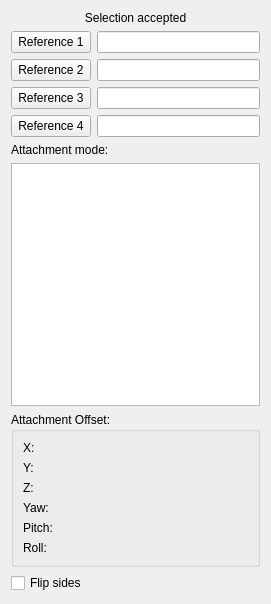
<?xml version="1.0" encoding="UTF-8"?>
<ui version="4.0">
 <class>PartGui::TaskAttacher</class>
 <widget class="QWidget" name="PartGui::TaskAttacher">
  <property name="geometry">
   <rect>
    <x>0</x>
    <y>0</y>
    <width>271</width>
    <height>604</height>
   </rect>
  </property>
  <property name="windowTitle">
   <string>Form</string>
  </property>
  <layout class="QVBoxLayout" name="verticalLayout">
   <item>
    <widget class="QLabel" name="message">
     <property name="text">
      <string>Selection accepted</string>
     </property>
     <property name="alignment">
      <set>Qt::AlignCenter</set>
     </property>
     <property name="wordWrap">
      <bool>true</bool>
     </property>
    </widget>
   </item>
   <item>
    <layout class="QHBoxLayout" name="horizontalLayout_3">
     <item>
      <widget class="QPushButton" name="buttonRef1">
       <property name="text">
        <string>Reference 1</string>
       </property>
       <property name="checkable">
        <bool>true</bool>
       </property>
      </widget>
     </item>
     <item>
      <widget class="QLineEdit" name="lineRef1"/>
     </item>
    </layout>
   </item>
   <item>
    <layout class="QHBoxLayout" name="horizontalLayout_5">
     <item>
      <widget class="QPushButton" name="buttonRef2">
       <property name="text">
        <string>Reference 2</string>
       </property>
       <property name="checkable">
        <bool>true</bool>
       </property>
      </widget>
     </item>
     <item>
      <widget class="QLineEdit" name="lineRef2"/>
     </item>
    </layout>
   </item>
   <item>
    <layout class="QHBoxLayout" name="horizontalLayout_6">
     <item>
      <widget class="QPushButton" name="buttonRef3">
       <property name="text">
        <string>Reference 3</string>
       </property>
       <property name="checkable">
        <bool>true</bool>
       </property>
      </widget>
     </item>
     <item>
      <widget class="QLineEdit" name="lineRef3"/>
     </item>
    </layout>
   </item>
   <item>
    <layout class="QHBoxLayout" name="horizontalLayout_7">
     <item>
      <widget class="QPushButton" name="buttonRef4">
       <property name="text">
        <string>Reference 4</string>
       </property>
       <property name="checkable">
        <bool>true</bool>
       </property>
      </widget>
     </item>
     <item>
      <widget class="QLineEdit" name="lineRef4"/>
     </item>
    </layout>
   </item>
   <item>
    <widget class="QLabel" name="label">
     <property name="text">
      <string>Attachment mode:</string>
     </property>
    </widget>
   </item>
   <item>
    <widget class="QListWidget" name="listOfModes">
     <property name="selectionMode">
      <enum>QAbstractItemView::SingleSelection</enum>
     </property>
    </widget>
   </item>
   <item>
    <widget class="QGroupBox" name="groupBox_AttachmentOffset">
     <property name="sizePolicy">
      <sizepolicy hsizetype="Expanding" vsizetype="Preferred">
       <horstretch>0</horstretch>
       <verstretch>0</verstretch>
      </sizepolicy>
     </property>
     <property name="toolTip">
      <string>AttachmentOffset property. The placement is expressed in local space of object being attached.</string>
     </property>
     <property name="title">
      <string>Attachment Offset:</string>
     </property>
     <layout class="QGridLayout" name="gridLayout">
      <item row="1" column="0">
       <widget class="QLabel" name="labelOffset">
        <property name="sizePolicy">
         <sizepolicy hsizetype="Minimum" vsizetype="Preferred">
          <horstretch>0</horstretch>
          <verstretch>0</verstretch>
         </sizepolicy>
        </property>
        <property name="text">
         <string>X:</string>
        </property>
        <property name="buddy">
         <cstring>labelOffset</cstring>
        </property>
       </widget>
      </item>
      <item row="2" column="0">
       <widget class="QLabel" name="labelOffset2">
        <property name="sizePolicy">
         <sizepolicy hsizetype="Minimum" vsizetype="Preferred">
          <horstretch>0</horstretch>
          <verstretch>0</verstretch>
         </sizepolicy>
        </property>
        <property name="text">
         <string>Y:</string>
        </property>
       </widget>
      </item>
      <item row="2" column="1">
       <widget class="Gui::PrefQuantitySpinBox" name="attachmentOffsetY" native="true">
        <property name="sizePolicy">
         <sizepolicy hsizetype="Expanding" vsizetype="Preferred">
          <horstretch>0</horstretch>
          <verstretch>0</verstretch>
         </sizepolicy>
        </property>
        <property name="minimumSize">
         <size>
          <width>0</width>
          <height>5</height>
         </size>
        </property>
       </widget>
      </item>
      <item row="3" column="0">
       <widget class="QLabel" name="labelOffset3">
        <property name="sizePolicy">
         <sizepolicy hsizetype="Minimum" vsizetype="Preferred">
          <horstretch>0</horstretch>
          <verstretch>0</verstretch>
         </sizepolicy>
        </property>
        <property name="text">
         <string>Z:</string>
        </property>
       </widget>
      </item>
      <item row="3" column="1">
       <widget class="Gui::PrefQuantitySpinBox" name="attachmentOffsetZ" native="true">
        <property name="sizePolicy">
         <sizepolicy hsizetype="Expanding" vsizetype="Preferred">
          <horstretch>0</horstretch>
          <verstretch>0</verstretch>
         </sizepolicy>
        </property>
        <property name="minimumSize">
         <size>
          <width>0</width>
          <height>5</height>
         </size>
        </property>
       </widget>
      </item>
      <item row="4" column="0">
       <widget class="QLabel" name="labelYaw">
        <property name="sizePolicy">
         <sizepolicy hsizetype="Minimum" vsizetype="Preferred">
          <horstretch>0</horstretch>
          <verstretch>0</verstretch>
         </sizepolicy>
        </property>
        <property name="text">
         <string>Yaw:</string>
        </property>
       </widget>
      </item>
      <item row="5" column="0">
       <widget class="QLabel" name="labelPitch">
        <property name="sizePolicy">
         <sizepolicy hsizetype="Minimum" vsizetype="Preferred">
          <horstretch>0</horstretch>
          <verstretch>0</verstretch>
         </sizepolicy>
        </property>
        <property name="text">
         <string>Pitch:</string>
        </property>
       </widget>
      </item>
      <item row="6" column="0">
       <widget class="QLabel" name="labelRoll">
        <property name="sizePolicy">
         <sizepolicy hsizetype="Minimum" vsizetype="Preferred">
          <horstretch>0</horstretch>
          <verstretch>0</verstretch>
         </sizepolicy>
        </property>
        <property name="text">
         <string>Roll:</string>
        </property>
       </widget>
      </item>
      <item row="1" column="1">
       <widget class="Gui::PrefQuantitySpinBox" name="attachmentOffsetX" native="true">
        <property name="sizePolicy">
         <sizepolicy hsizetype="Expanding" vsizetype="Preferred">
          <horstretch>0</horstretch>
          <verstretch>0</verstretch>
         </sizepolicy>
        </property>
        <property name="minimumSize">
         <size>
          <width>0</width>
          <height>5</height>
         </size>
        </property>
       </widget>
      </item>
      <item row="4" column="1">
       <widget class="Gui::QuantitySpinBox" name="attachmentOffsetYaw" native="true">
        <property name="sizePolicy">
         <sizepolicy hsizetype="Expanding" vsizetype="Preferred">
          <horstretch>0</horstretch>
          <verstretch>0</verstretch>
         </sizepolicy>
        </property>
        <property name="unit" stdset="0">
         <string notr="true">deg</string>
        </property>
        <property name="minimum" stdset="0">
         <double>-360.000000000000000</double>
        </property>
        <property name="maximum" stdset="0">
         <double>360.000000000000000</double>
        </property>
        <property name="value" stdset="0">
         <double>0.000000000000000</double>
        </property>
       </widget>
      </item>
      <item row="5" column="1">
       <widget class="Gui::QuantitySpinBox" name="attachmentOffsetPitch" native="true">
        <property name="sizePolicy">
         <sizepolicy hsizetype="Expanding" vsizetype="Preferred">
          <horstretch>0</horstretch>
          <verstretch>0</verstretch>
         </sizepolicy>
        </property>
        <property name="unit" stdset="0">
         <string notr="true">deg</string>
        </property>
        <property name="minimum" stdset="0">
         <double>-360.000000000000000</double>
        </property>
        <property name="maximum" stdset="0">
         <double>360.000000000000000</double>
        </property>
        <property name="value" stdset="0">
         <double>0.000000000000000</double>
        </property>
       </widget>
      </item>
      <item row="6" column="1">
       <widget class="Gui::QuantitySpinBox" name="attachmentOffsetRoll" native="true">
        <property name="sizePolicy">
         <sizepolicy hsizetype="Expanding" vsizetype="Preferred">
          <horstretch>0</horstretch>
          <verstretch>0</verstretch>
         </sizepolicy>
        </property>
        <property name="unit" stdset="0">
         <string notr="true">deg</string>
        </property>
        <property name="minimum" stdset="0">
         <double>-360.000000000000000</double>
        </property>
        <property name="maximum" stdset="0">
         <double>360.000000000000000</double>
        </property>
        <property name="value" stdset="0">
         <double>0.000000000000000</double>
        </property>
       </widget>
      </item>
     </layout>
    </widget>
   </item>
   <item>
    <widget class="QCheckBox" name="checkBoxFlip">
     <property name="text">
      <string>Flip sides</string>
     </property>
    </widget>
   </item>
  </layout>
 </widget>
 <customwidgets>
  <customwidget>
   <class>Gui::QuantitySpinBox</class>
   <extends>QWidget</extends>
   <header>Gui/QuantitySpinBox.h</header>
  </customwidget>
  <customwidget>
   <class>Gui::PrefQuantitySpinBox</class>
   <extends>QWidget</extends>
   <header>Gui/PrefWidgets.h</header>
  </customwidget>
 </customwidgets>
 <tabstops>
  <tabstop>buttonRef1</tabstop>
  <tabstop>lineRef1</tabstop>
  <tabstop>buttonRef2</tabstop>
  <tabstop>lineRef2</tabstop>
  <tabstop>buttonRef3</tabstop>
  <tabstop>lineRef3</tabstop>
  <tabstop>buttonRef4</tabstop>
  <tabstop>lineRef4</tabstop>
  <tabstop>listOfModes</tabstop>
  <tabstop>attachmentOffsetX</tabstop>
  <tabstop>attachmentOffsetY</tabstop>
  <tabstop>attachmentOffsetZ</tabstop>
  <tabstop>attachmentOffsetYaw</tabstop>
  <tabstop>attachmentOffsetPitch</tabstop>
  <tabstop>attachmentOffsetRoll</tabstop>
  <tabstop>checkBoxFlip</tabstop>
 </tabstops>
 <resources/>
 <connections/>
 <designerdata>
  <property name="gridDeltaX">
   <number>10</number>
  </property>
  <property name="gridDeltaY">
   <number>10</number>
  </property>
  <property name="gridSnapX">
   <bool>true</bool>
  </property>
  <property name="gridSnapY">
   <bool>true</bool>
  </property>
  <property name="gridVisible">
   <bool>true</bool>
  </property>
 </designerdata>
</ui>
